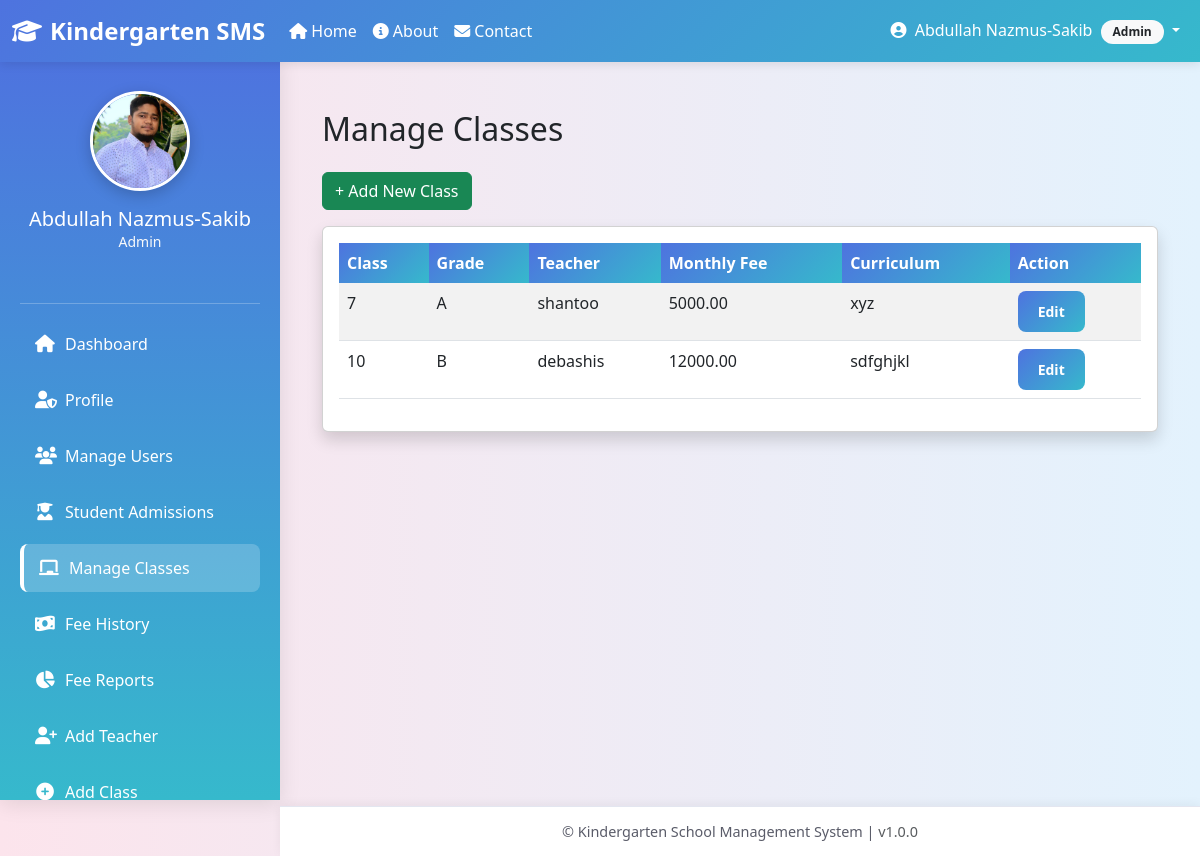
The page /manage_classes_by_admin/ (signed in) on the database its author committed.
### core/models.py (models this page shows, shortened)
class User(AbstractUser):
    ROLE_CHOICES = (
        ("admin", "Admin"),
        ("teacher", "Teacher"),
        ("student", "Student"),
    )
    role = models.CharField(max_length=10, choices=ROLE_CHOICES)

class AdminProfile(models.Model):
    user = models.OneToOneField(User, on_delete=models.CASCADE, related_name='admin_profile')
    full_name = models.CharField(max_length=128, blank=True)
    designation = models.CharField(max_length=64, blank=True)
    office_email = models.EmailField(blank=True)
    date_of_birth = models.DateField(null=True, blank=True)
    joining_date = models.DateField(null=True, blank=True)
    national_id = models.CharField(max_length=32, blank=True)
    address = models.TextField(blank=True)
    phone = models.CharField(max_length=24, blank=True)
    emergency_contact = models.CharField(max_length=24, blank=True)
    photo = models.ImageField(upload_to='admin_photos/', blank=True, null=True)
    bio = models.TextField(blank=True)
    skills = models.TextField(blank=True)
    experience = models.TextField(blank=True)
    education = models.TextField(blank=True)
    languages = models.TextField(blank=True)
    hobbies = models.TextField(blank=True)
    social_media = models.TextField(blank=True)
    achievements = models.TextField(blank=True)
    certifications = models.TextField(blank=True)
    interests = models.TextField(blank=True)
    notes = models.TextField(blank=True)
    is_active = models.BooleanField(default=True)
    created_at = models.DateTimeField(auto_now_add=True, null=True)
    last_updated = models.DateTimeField(auto_now=True)

class ClassRoom(models.Model):
    name = models.CharField(max_length=64, unique=True)   # Play, KG, One, Two…
    grade = models.CharField(max_length=32, blank=True)
    curriculum = models.TextField(blank=True)             # Curriculum details
    teacher = models.ForeignKey(
        'User',
        on_delete=models.SET_NULL,
        null=True, blank=True,
        limit_choices_to={'role': 'teacher'}
    )
    monthly_fee = models.DecimalField(max_digits=10, decimal_places=2, default=0.00)

### core/views.py (the view)
# urls.py: path("manage_classes_by_admin/", views.manage_classes_by_admin, name="manage_classes_by_admin"),
@login_required
def manage_classes_by_admin(request):
    if request.user.role != "admin":
        messages.error(request, "Permission denied.")
        return redirect("dashboard")
    classes = ClassRoom.objects.all()
    return render(request, "admin/manage_classes.html", {"classes": classes})

### core/templates/admin/manage_classes.html (shortened to what this page needs)
{% extends "base.html" %}
{% block content %}
<div class="container mt-4">
    <h2 class="mb-4">Manage Classes</h2>
    <a href="{% url 'add_class_by_admin' %}" class="btn btn-success mb-3">+ Add New Class</a>
    <div class="card shadow">
        <div class="card-body">
            {% if classes %}
            <table class="table table-striped">
                <thead>
                    <tr>
                        <th>Class</th>
                        <th>Grade</th>
                        <th>Teacher</th>
                        <th>Monthly Fee</th>
                        <th>Curriculum</th>
                        <th>Action</th>
                    </tr>
                </thead>
                <tbody>
                    {% for c in classes %}
                    <tr>
                        <td>{{ c.name }}</td>
                        <td>{{ c.grade }}</td>
                        <td>{% if c.teacher %}{{ c.teacher.username }}{% else %}-{% endif %}</td>
                        <td>{{ c.monthly_fee }}</td>
                        <td>{{ c.curriculum|truncatewords:10 }}</td>
                        <td>
                            <a href="{% url 'edit_class_by_admin' c.id %}" class="btn btn-sm btn-primary">Edit</a>
                        </td>
                    </tr>
                    {% endfor %}
                </tbody>
            </table>
            {% else %}
                <p class="text-muted">No classes found.</p>
            {% endif %}
        </div>
    </div>
</div>
{% endblock %}

### core/templates/base.html (shortened to what this page needs)
<!DOCTYPE html>
<html lang="en">
<head>
  <link href="https://cdn.jsdelivr.net/npm/bootstrap@5.3.0/dist/css/bootstrap.min.css" rel="stylesheet"/>
  <link rel="stylesheet" href="https://cdnjs.cloudflare.com/ajax/libs/font-awesome/6.4.0/css/all.min.css"/>
</head>
<body>
  <nav class="navbar navbar-expand-lg">
    <div class="container-fluid">
      <a class="navbar-brand" href="{% url 'homepage' %}">
        <i class="fas fa-graduation-cap me-2"></i>Kindergarten SMS
      </a>
      <div class="collapse navbar-collapse" id="navbarContent">
        <ul class="navbar-nav me-auto">
          <li class="nav-item">
            <a class="nav-link" href="{% url 'homepage' %}">
              <i class="fas fa-home me-1"></i>Home
            </a>
          </li>
          <li class="nav-item">
            <a class="nav-link" href="{% url 'about' %}">
              <i class="fas fa-info-circle me-1"></i>About
            </a>
          </li>
          <li class="nav-item">
            <a class="nav-link" href="{% url 'contact' %}">
              <i class="fas fa-envelope me-1"></i>Contact
            </a>
          </li>
        </ul>
        <ul class="navbar-nav">
          {% if request.user.is_authenticated %}
          <li class="nav-item dropdown">
            <a class="nav-link dropdown-toggle" href="#" id="userDropdown" role="button" data-bs-toggle="dropdown">
              <i class="fas fa-user-circle me-1"></i>
              {{ request.user.get_full_name|default:request.user.username }}
              <span class="badge bg-light text-dark ms-1">{{ request.user.role|title }}</span>
            </a>
          </li>
          {% endif %}
        </ul>
      </div>
    </div>
  </nav>
  {% if request.user.is_authenticated %}
  <div class="sidebar" id="sidebar">
    <div class="profile-section">
      {% if request.user.role == "student" and request.user.student_profile.photo %}
        <img src="{{ request.user.student_profile.photo.url }}" alt="Profile Picture" class="profile_pic" />
      {% elif request.user.role == "teacher" and request.user.teacher_profile.photo %}
        <img src="{{ request.user.teacher_profile.photo.url }}" alt="Profile Picture" class="profile_pic" />
      {% elif request.user.role == "admin" and request.user.admin_profile.photo %}
        <img src="{{ request.user.admin_profile.photo.url }}" alt="Profile Picture" class="profile_pic" />
      {% else %}
        <img src="https://via.placeholder.com/100?text={{ request.user.role|first|upper }}" alt="Profile Picture" class="profile_pic" />
      {% endif %}
      <h5 class="mt-3 mb-0 text-white">{{ request.user.get_full_name|default:request.user.username }}</h5>
      <p class="text-light small mb-3">{{ request.user.role|title }}</p>
    </div>
    <hr class="border-light">
    {% if request.user.role == "student" %}
      <a href="{% url 'dashboard' %}" class="{% if request.resolver_match.url_name == 'dashboard' %}active{% endif %}">
        <i class="fas fa-home"></i>
        <span class="sidebar-text">Dashboard</span>
      </a>
      <a href="{% url 'student_profile' %}" class="{% if request.resolver_match.url_name == 'student_profile' %}active{% endif %}">
        <i class="fas fa-user"></i>
        <span class="sidebar-text">Profile</span>
      </a>
      <a href="{% url 'student_homeworks' %}" class="{% if request.resolver_match.url_name == 'student_homeworks' %}active{% endif %}">
        <i class="fas fa-tasks"></i>
        <span class="sidebar-text">My Homeworks</span>
      </a>
      <a href="{% url 'pay_monthly_fee' %}" class="{% if request.resolver_match.url_name == 'pay_monthly_fee' %}active{% endif %}">
        <i class="fas fa-credit-card"></i>
        <span class="sidebar-text">Pay Fee</span>
      </a>
      <a href="{% url 'student_fee_history' %}" class="{% if request.resolver_match.url_name == 'student_fee_history' %}active{% endif %}">
        <i class="fas fa-history"></i>
        <span class="sidebar-text">Fee History</span>
      </a>
      <a href="#">
        <i class="fas fa-calendar-check"></i>
        <span class="sidebar-text">Attendance</span>
      </a>
      <a href="#">
        <i class="fas fa-chart-bar"></i>
        <span class="sidebar-text">Progress Report</span>
      </a>
    {% elif request.user.role == "admin" %}
      <a href="{% url 'dashboard' %}" class="{% if request.resolver_match.url_name == 'dashboard' %}active{% endif %}">
        <i class="fas fa-home"></i>
        <span class="sidebar-text">Dashboard</span>
      </a>
      <a href="{% url 'admin_profile' %}" class="{% if request.resolver_match.url_name == 'admin_profile' %}active{% endif %}">
        <i class="fas fa-user-shield"></i>
        <span class="sidebar-text">Profile</span>
      </a>
      <a href="{% url 'manage_users_by_admin' %}" class="{% if request.resolver_match.url_name == 'manage_users_by_admin' %}active{% endif %}">
        <i class="fas fa-users"></i>
        <span class="sidebar-text">Manage Users</span>
      </a>
      <a href="{% url 'admissions_manage_by_admin' %}" class="{% if request.resolver_match.url_name == 'admissions_manage_by_admin' %}active{% endif %}">
        <i class="fas fa-user-graduate"></i>
        <span class="sidebar-text">Student Admissions</span>
      </a>
      <a href="{% url 'manage_classes_by_admin' %}" class="{% if request.resolver_match.url_name == 'manage_classes_by_admin' %}active{% endif %}">
        <i class="fas fa-chalkboard"></i>
        <span class="sidebar-text">Manage Classes</span>
      </a>
      <a href="{% url 'admin_fee_history' %}" class="{% if request.resolver_match.url_name == 'admin_fee_history' %}active{% endif %}">
        <i class="fas fa-money-bill-wave"></i>
        <span class="sidebar-text">Fee History</span>
      </a>
      <a href="{% url 'fee_report_by_admin' %}" class="{% if request.resolver_match.url_name == 'fee_report_by_admin' %}active{% endif %}">
        <i class="fas fa-chart-pie"></i>
        <span class="sidebar-text">Fee Reports</span>
      </a>
      <a href="{% url 'add_teacher_by_admin' %}" class="{% if request.resolver_match.url_name == 'add_teacher_by_admin' %}active{% endif %}">
        <i class="fas fa-user-plus"></i>
        <span class="sidebar-text">Add Teacher</span>
      </a>
      <a href="{% url 'add_class_by_admin' %}" class="{% if request.resolver_match.url_name == 'add_class_by_admin' %}active{% endif %}">
        <i class="fas fa-plus-circle"></i>
        <span class="sidebar-text">Add Class</span>
      </a>
    {% endif %}
  </div>
  {% endif %}
  <div class="{% if request.user.is_authenticated %}main-content{% else %}main-content full-width{% endif %}" id="mainContent">
    {% block content %}{% endblock %}
  </div>
  <footer class="{% if not request.user.is_authenticated %}full-width{% endif %}" id="footer">
    &copy; {{ now|date:"Y" }} Kindergarten School Management System |
    <span class="text-muted">v1.0.0</span>
  </footer>
</body>
</html>

### core/templates/base.html (style rules this page uses)
:root { --primary-color: #4e73df; --secondary-color: #f48fb1; --success-color: #1cc88a; --info-color: #36b9cc; --warning-color: #f6c23e; --danger-color: #e74a3b; --light-color: #f8f9fc; --dark-color: #5a5c69; }
body { background: linear-gradient(to right, #fce4ec, #e3f2fd); font-family: "Segoe UI", Tahoma, Geneva, Verdana, sans-serif; margin: 0; padding: 0; min-height: 100vh; }
.navbar { background: linear-gradient(135deg, var(--primary-color) 0%, var(--info-color) 100%) !important; position: fixed; top: 0; left: 0; right: 0; z-index: 1030; box-shadow: 0 2px 10px rgba(0, 0, 0, 0.1); }
.navbar-brand { font-weight: bold; color: #ffffff !important; font-size: 1.5rem; }
.nav-link { color: #fff !important; font-weight: 500; transition: all 0.3s ease; }
.sidebar { background: linear-gradient(180deg, var(--primary-color) 0%, var(--info-color) 100%); box-shadow: 0 4px 20px rgba(0, 0, 0, 0.1); padding: 20px; height: calc(100vh - 56px); position: fixed; top: 56px; left: 0; width: 280px; overflow-y: auto; transition: all 0.3s ease; }
.profile-section { text-align: center; padding: 15px 0; margin-bottom: 20px; }
.profile_pic { width: 100px; height: 100px; border-radius: 50%; object-fit: cover; border: 3px solid #fff; box-shadow: 0 4px 15px rgba(0, 0, 0, 0.2); transition: transform 0.3s ease; }
.sidebar a { display: flex; align-items: center; padding: 12px 15px; color: #fff; text-decoration: none; border-radius: 8px; font-weight: 500; transition: all 0.3s ease; margin-bottom: 8px; }
.sidebar a.active { background-color: rgba(255, 255, 255, 0.2); border-left: 4px solid #fff; }
.sidebar i { width: 20px; text-align: center; margin-right: 10px; font-size: 1.1rem; }
.main-content { margin-top: 56px; margin-left: 280px; padding: 30px; min-height: calc(100vh - 106px); transition: all 0.3s ease; }
.btn-primary { background: linear-gradient(135deg, var(--primary-color) 0%, var(--info-color) 100%); border: none; border-radius: 8px; padding: 10px 20px; font-weight: 600; transition: all 0.3s ease; }
footer { position: fixed; bottom: 0; left: 280px; right: 0; height: 50px; background-color: #ffffff; text-align: center; line-height: 50px; font-size: 0.9rem; color: var(--dark-color); border-top: 1px solid #e3e6f0; box-shadow: 0 -2px 10px rgba(0, 0, 0, 0.05); transition: all 0.3s ease; z-index: 1000; }
.badge { border-radius: 20px; padding: 6px 12px; font-weight: 600; }
.table th { background: linear-gradient(135deg, var(--primary-color) 0%, var(--info-color) 100%); color: white; font-weight: 600; border: none; }

### rows shown on the page
User: user.get_full_name "Abdullah Nazmus-Sakib", user.role "Admin", user.admin_profile.photo (picture)
ClassRoom: name "7", grade "A", teacher.username "shantoo", monthly_fee "5000.00", curriculum "xyz"
ClassRoom: name "10", grade "B", teacher.username "debashis", monthly_fee "12000.00", curriculum "sdfghjkl"
